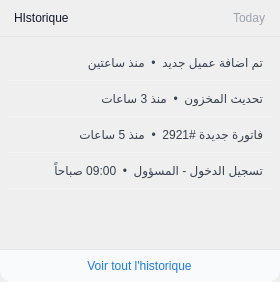
               <widget class="QFrame" name="activityFrame">
                <property name="sizePolicy">
                 <sizepolicy hsizetype="Expanding" vsizetype="Expanding">
                  <horstretch>0</horstretch>
                  <verstretch>1</verstretch>
                 </sizepolicy>
                </property>
                <property name="minimumSize">
                 <size>
                  <width>280</width>
                  <height>0</height>
                 </size>
                </property>
                <property name="maximumSize">
                 <size>
                  <width>16777215</width>
                  <height>16777215</height>
                 </size>
                </property>
                <property name="styleSheet">
                 <string notr="true">QFrame#activityFrame { background-color: #ffffff; border: 1px solid #e5e7eb; border-radius: 12px; }</string>
                </property>
                <layout class="QVBoxLayout" name="activityLayout">
                 <property name="spacing">
                  <number>0</number>
                 </property>
                 <property name="leftMargin">
                  <number>0</number>
                 </property>
                 <property name="topMargin">
                  <number>0</number>
                 </property>
                 <property name="rightMargin">
                  <number>0</number>
                 </property>
                 <property name="bottomMargin">
                  <number>0</number>
                 </property>
                 <item>
                  <widget class="QFrame" name="activityHeaderFrame">
                   <property name="styleSheet">
                    <string notr="true">QFrame#activityHeaderFrame { background-color: transparent; border: none; border-bottom: 1px solid #e5e7eb; border-radius: 0px; }</string>
                   </property>
                   <layout class="QHBoxLayout" name="activityHeaderLayout">
                    <property name="leftMargin">
                     <number>14</number>
                    </property>
                    <property name="topMargin">
                     <number>8</number>
                    </property>
                    <property name="rightMargin">
                     <number>14</number>
                    </property>
                    <property name="bottomMargin">
                     <number>8</number>
                    </property>
                    <item>
                     <widget class="QLabel" name="activityTitle">
                      <property name="layoutDirection">
                       <enum>Qt::RightToLeft</enum>
                      </property>
                      <property name="styleSheet">
                       <string notr="true">QLabel#activityTitle { color: #111827; font: 600 10pt &quot;Inter&quot;; background-color: transparent; }</string>
                      </property>
                      <property name="text">
                       <string>HIstorique</string>
                      </property>
                     </widget>
                    </item>
                    <item>
                     <spacer name="activityHeaderSpacer">
                      <property name="orientation">
                       <enum>Qt::Horizontal</enum>
                      </property>
                      <property name="sizeType">
                       <enum>QSizePolicy::Expanding</enum>
                      </property>
                      <property name="sizeHint" stdset="0">
                       <size>
                        <width>40</width>
                        <height>20</height>
                       </size>
                      </property>
                     </spacer>
                    </item>
                    <item>
                     <widget class="QLabel" name="activityTodayLabel">
                      <property name="styleSheet">
                       <string notr="true">QLabel#activityTodayLabel { color: #9ca3af; font: 400 8pt &quot;Inter&quot;; background-color: transparent; }</string>
                      </property>
                      <property name="text">
                       <string>Today</string>
                      </property>
                     </widget>
                    </item>
                   </layout>
                  </widget>
                 </item>
                 <item>
                  <widget class="QListWidget" name="activityList">
                   <property name="sizePolicy">
                    <sizepolicy hsizetype="Expanding" vsizetype="Expanding">
                     <horstretch>0</horstretch>
                     <verstretch>1</verstretch>
                    </sizepolicy>
                   </property>
                   <property name="minimumSize">
                    <size>
                     <width>0</width>
                     <height>0</height>
                    </size>
                   </property>
                   <property name="layoutDirection">
                    <enum>Qt::RightToLeft</enum>
                   </property>
                   <property name="styleSheet">
                    <string notr="true">
QListWidget#activityList {
    background-color: transparent;
    border: none;
    outline: none;
    padding: 8px;
}
QListWidget#activityList::item {
    border-bottom: 1px solid #f3f4f6;
    padding: 10px 6px;
    color: #374151;
    font: 400 9pt &quot;Inter&quot;;
    border-radius: 0px;
}
QListWidget#activityList::item:selected {
    background-color: #f3f4f6;
    color: #111827;
}
QListWidget#activityList::item:hover {
    background-color: #f9fafb;
}
                    </string>
                   </property>
                   <property name="verticalScrollBarPolicy">
                    <enum>Qt::ScrollBarAsNeeded</enum>
                   </property>
                   <property name="horizontalScrollBarPolicy">
                    <enum>Qt::ScrollBarAlwaysOff</enum>
                   </property>
                   <item>
                    <property name="text">
                     <string>تم اضافة عميل جديد  •  منذ ساعتين</string>
                    </property>
                   </item>
                   <item>
                    <property name="text">
                     <string>تحديث المخزون  •  منذ 3 ساعات</string>
                    </property>
                   </item>
                   <item>
                    <property name="text">
                     <string>فاتورة جديدة #2921  •  منذ 5 ساعات</string>
                    </property>
                   </item>
                   <item>
                    <property name="text">
                     <string>تسجيل الدخول - المسؤول  •  09:00 صباحاً</string>
                    </property>
                   </item>
                  </widget>
                 </item>
                 <item>
                  <spacer name="horizontalSpacer">
                   <property name="orientation">
                    <enum>Qt::Horizontal</enum>
                   </property>
                   <property name="sizeHint" stdset="0">
                    <size>
                     <width>200</width>
                     <height>20</height>
                    </size>
                   </property>
                  </spacer>
                 </item>
                 <item>
                  <widget class="QFrame" name="activityFooterFrame">
                   <property name="styleSheet">
                    <string notr="true">QFrame#activityFooterFrame { background-color: #f9fafb; border: none; border-top: 1px solid #e5e7eb; border-radius: 0px; border-bottom-left-radius: 12px; border-bottom-right-radius: 12px; }</string>
                   </property>
                   <layout class="QHBoxLayout" name="activityFooterLayout">
                    <property name="leftMargin">
                     <number>12</number>
                    </property>
                    <property name="rightMargin">
                     <number>12</number>
                    </property>
                    <item alignment="Qt::AlignHCenter">
                     <widget class="QPushButton" name="btn_voir_historique">
                      <property name="cursor">
                       <cursorShape>PointingHandCursor</cursorShape>
                      </property>
                      <property name="styleSheet">
                       <string notr="true">QPushButton#btn_voir_historique { background-color: transparent; color: #1d7ae2; border: none; font: 500 9pt &quot;Inter&quot;; }
QPushButton#btn_voir_historique:hover { color: #1a6fcb; text-decoration: underline; }</string>
                      </property>
                      <property name="text">
                       <string>Voir tout l'historique</string>
                      </property>
                      <property name="flat">
                       <bool>true</bool>
                      </property>
                     </widget>
                    </item>
                   </layout>
                  </widget>
                 </item>
                </layout>
               </widget>
